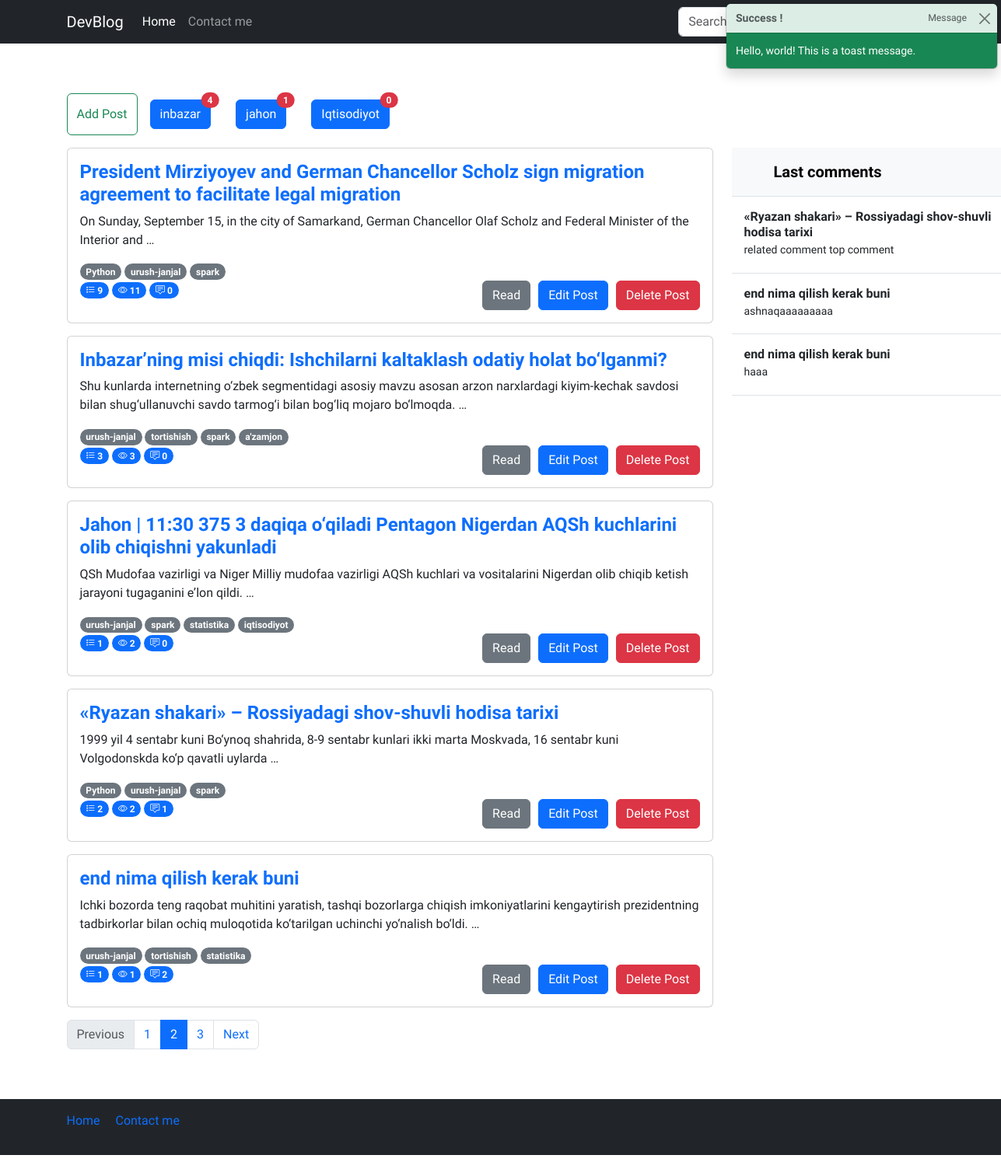
The page / on the database its author committed.
### blog/models.py (models this page shows, shortened)
class Category(models.Model):
    name = models.CharField(verbose_name="Category name",max_length=250)
    slug = models.SlugField(max_length=250, unique=True)

class Post(models.Model):
    title = models.CharField(verbose_name="Post title",max_length=550)
    body = models.TextField(verbose_name="Post body")
    author = models.CharField(verbose_name="Post author",default="Admin",max_length=100)
    category = models.ForeignKey(Category, on_delete=models.PROTECT,related_name='posts')
    tag = models.ManyToManyField(Tag)
    views = models.PositiveIntegerField(default=0)
    publish_date = models.DateTimeField(verbose_name="Published time",auto_now_add=True)
    published = models.BooleanField(default=True)
    on_top = models.BooleanField(default=False)

class Tag(models.Model):
    name = models.CharField(verbose_name="Tag name",max_length=250)
    slug = models.SlugField(max_length=250, unique=True)

class Comment(models.Model):
    author = models.CharField(verbose_name="Comment author",max_length=100,blank=False)
    comment = models.TextField(verbose_name="Comment")
    post = models.ForeignKey(Post, on_delete=models.CASCADE, related_name='comments')
    image = models.CharField(max_length=500)

### blog/views.py (the view)
# urls.py: path('',hompageview,name='blog'),
def hompageview(request):
    categories = Category.objects.all()
    posts = Post.objects.all().order_by('-publish_date')
    last_comments = Comment.objects.all().order_by('-id')[:10]
    data = {
        "categories":categories,
        "posts":posts,
        "last_comments":last_comments
    }
    return render(request,'index.html',data)

### templates/index.html (shortened to what this page needs)
{% load static %}
<!doctype html>
<html lang="en">
    <head>
        <link rel="stylesheet" href="{% static "./css/style.css" %}">
        <link rel="stylesheet" href="https://cdn.jsdelivr.net/npm/bootstrap-icons@1.11.3/font/bootstrap-icons.min.css">
        <link
            href="https://cdn.jsdelivr.net/npm/bootstrap@5.3.2/dist/css/bootstrap.min.css"
            rel="stylesheet"
/>
    </head>
    <body>
        <header>
            <nav class="navbar navbar-expand-md navbar-dark bg-dark mb-4">
                <div class="container">
                  <a class="navbar-brand" href="/">DevBlog</a>
                  <div class="collapse navbar-collapse" id="navbarCollapse">
                    <ul class="navbar-nav me-auto mb-2 mb-md-0">
                      <li class="nav-item">
                        <a class="nav-link active" aria-current="page" href="#">Home</a>
                      </li>
                      <li class="nav-item">
                        <a class="nav-link" href="#">Contact me</a>
                      </li>
                    </ul>
                    <form class="d-flex" role="search" action="{%url 'blog:search'%}" method="get">
                      <button class="btn btn-outline-success" type="submit" control-id="ControlID-2">Search</button>
                    </form>
                  </div>
                </div>
              </nav>
        </header>
        <main>
                        <div class="toast position-fixed top-0 end-0 m-1  text-bg-success show" role="alert" aria-live="assertive" aria-atomic="true">
                          <div class="toast-header">
                              <strong class="me-auto">Success !</strong>
                              <small>Message</small>
                              <button type="button" class="btn-close" data-bs-dismiss="toast"
                                  aria-label="Close"></button>
                          </div>
                          <div class="toast-body d-flex">
                              Hello, world! This is a toast message.
                          </div>
                      </div>
                      <br>
            <section>
              <div class="container-md">
                <div class="d-flex flex-wrap my-3">
                  <form class="d-flex" action="{% url 'blog:addpost' %}" method="get">
                    <button class="btn btn-outline-success" type="submit" control-id="ControlID-2">Add Post</button>
                  </form>
                  {% for cat in categories %}
                  <div class="d-flex flex-wrap mx-3 my-2">
                    <a
                      href="{% url 'blog:category_list' cat.slug %}"
                      class="btn btn-primary position-relative"
                    >
                      {{ cat.name }}
                      <span
                        class="position-absolute top-0 start-100 translate-middle badge rounded-pill bg-danger"
                      >
                        {{cat.posts.all.count}}
                      </span>
                    </a>
                  </div>
                  {% endfor %}
                </div>
              </div>
                <div class="container-md">
                    <div class="row">
                        <div class="col-sm-12 col-md-9">
                           {%for post in posts%}
                            <div class="card  mb-3">
                              <div class="card-body">
                                <div class="content">
                                    <a href="{% url "blog:detail" post.pk%}" class="text-decoration-none"><h4 class="card-title fw-bold">{{post.title}}</h4></a>
                                    <p class="card-text">{{post.body|truncatewords:'20'}}</p>
                                    {%for tag in post.tag.all%}
                                    <span class="badge rounded-pill text-bg-secondary">{{tag.name}}</span>
                                    {% endfor %}
                                    <br>
                                    <span class="badge bg-primary rounded-pill">
                                      <i class="bi bi-list-stars"></i>
                                      {{post.ratings.all.count}}
                                  </span>
                                    <span class="badge bg-primary rounded-pill">
                                      <i class="bi bi-eye"></i>
                                      {{post.views}}
                                </span>
                                    <span class="badge bg-primary rounded-pill">
                                      <i class="bi bi-chat-square-text"></i>
                                      {{post.comments.all.count}}
                                </span>
                                    <a href="{% url "blog:deletepost" post.pk%}" class="btn btn-danger float-end">Delete Post</a>
                                    <a style="margin-right: 10px;" href="{% url "blog:editpost" post.pk%}" class="btn btn-primary float-end">Edit Post</a>
                                    <a  style="margin-right: 10px;" href="{% url "blog:detail" post.pk%}" class="btn btn-secondary float-end">Read</a>
                                </div>
                              </div>
                              </div>
                            {% endfor %}
                            <nav aria-label="...">
                                <ul class="pagination">
                                  <li class="page-item disabled">
                                    <a class="page-link">Previous</a>
                                  </li>
                                  <li class="page-item"><a class="page-link" href="#">1</a></li>
                                  <li class="page-item active" aria-current="page">
                                    <a class="page-link" href="#">2</a>
                                  </li>
                                  <li class="page-item"><a class="page-link" href="#">3</a></li>
                                  <li class="page-item">
                                    <a class="page-link" href="#">Next</a>
                                  </li>
                                </ul>
                              </nav>
                        </div>
                        <div class="col-sm-none col-md-3">
                            <div class="d-flex flex-column align-items-stretch flex-shrink-0 bg-body-tertiary" style="width: 380px;">
                                <a href="/" class="d-flex align-items-center flex-shrink-0 p-3 link-body-emphasis text-decoration-none border-bottom">
                                  <svg class="bi pe-none me-2" width="30" height="24"><use xlink:href="#bootstrap"></use></svg>
                                  <span class="fs-5 fw-semibold">Last comments</span>
                                </a>
                                <div class="list-group list-group-flush border-bottom scrollarea">
                                  {%for comments in last_comments%}
                                  <a href="{%url 'blog:detail' comments.post.id %}" class="list-group-item list-group-item-action py-3 lh-sm" aria-current="true">
                                    <div class="d-flex w-100 align-items-center justify-content-between">
                                      <strong class="mb-1">{{comments.post.title}}</strong>
                                    </div>
                                    <div class="col-10 mb-1 small">{{comments.comment}}</div>
                                  </a>
                                  {%endfor%}
                                </div>
                              </div>
                        </div>
                    </div>
                </div>
            </section>
        </main>
        <footer class="footer mt-auto text-white-50 bg-dark">
          <div class="container">
              <div class="row my-5">
                  <div class="col-12">
                      <nav style="--bs-breadcrumb-divider: '|';" aria-label="breadcrumb" class="py-3">
                          <ol class="breadcrumb">
                              <li class="breadcrumb-item"><a href="/" class="text-decoration-none">Home</a></li>
                              <li class="breadcrumb-item " aria-current="page">
                                  <a href="#" class="text-decoration-none">Contact me</a>
                              </li>
                          </ol>
                      </nav>
                  </div>
              </div>
          </div>
      </footer>
    </body>
</html>

### staticfiles/css/style.css (style rules this page uses)
* { font-family: 'Onest', sans-serif !important; }

### rows shown on the page
Category: name "inbazar", posts.all.count "4"
Category: name "jahon", posts.all.count "1"
Category: name "Iqtisodiyot", posts.all.count "0"
Post: title "President Mirziyoyev and German Chancellor Scholz sign migration agreement to facilitate legal migration", body "On Sunday, September 15, in the city of Samarkand, German Chancellor Olaf Scholz and Federal Minister of the Interior and …", ratings.all.count "9", views "11", comments.all.count "0"
Tag: name "Python"
Tag: name "urush-janjal"
Tag: name "spark"
Post: title "Inbazar’ning misi chiqdi: Ishchilarni kaltaklash odatiy holat bo‘lganmi?", body "Shu kunlarda internetning o‘zbek segmentidagi asosiy mavzu asosan arzon narxlardagi kiyim-kechak savdosi bilan shug‘ullanuvchi savdo tarmog‘i bilan bog‘liq mojaro bo‘lmoqda. …", ratings.all.count "3", views "3", comments.all.count "0"
Tag: name "tortishish"
Tag: name "a'zamjon"
Post: title "Jahon | 11:30 375 3 daqiqa o‘qiladi Pentagon Nigerdan AQSh kuchlarini olib chiqishni yakunladi", body "QSh Mudofaa vazirligi va Niger Milliy mudofaa vazirligi AQSh kuchlari va vositalarini Nigerdan olib chiqib ketish jarayoni tugaganini e’lon qildi. …", ratings.all.count "1", views "2", comments.all.count "0"
Tag: name "statistika"
Tag: name "iqtisodiyot"
Post: title "«Ryazan shakari» – Rossiyadagi shov-shuvli hodisa tarixi", body "1999 yil 4 sentabr kuni Bo‘ynoq shahrida, 8-9 sentabr kunlari ikki marta Moskvada, 16 sentabr kuni Volgodonskda ko‘p qavatli uylarda …", ratings.all.count "2", views "2", comments.all.count "1"
Post: title "end nima qilish kerak buni", body "Ichki bozorda teng raqobat muhitini yaratish, tashqi bozorlarga chiqish imkoniyatlarini kengaytirish prezidentning tadbirkorlar bilan ochiq muloqotida ko‘tarilgan uchinchi yo‘nalish bo‘ldi. …", ratings.all.count "1", views "1", comments.all.count "2"
Comment: post "«Ryazan shakari» – Rossiyadagi shov-shuvli hodisa tarixi", comment "related comment top comment"
Comment: post "end nima qilish kerak buni", comment "ashnaqaaaaaaaaa"
Comment: post "end nima qilish kerak buni", comment "haaa"
